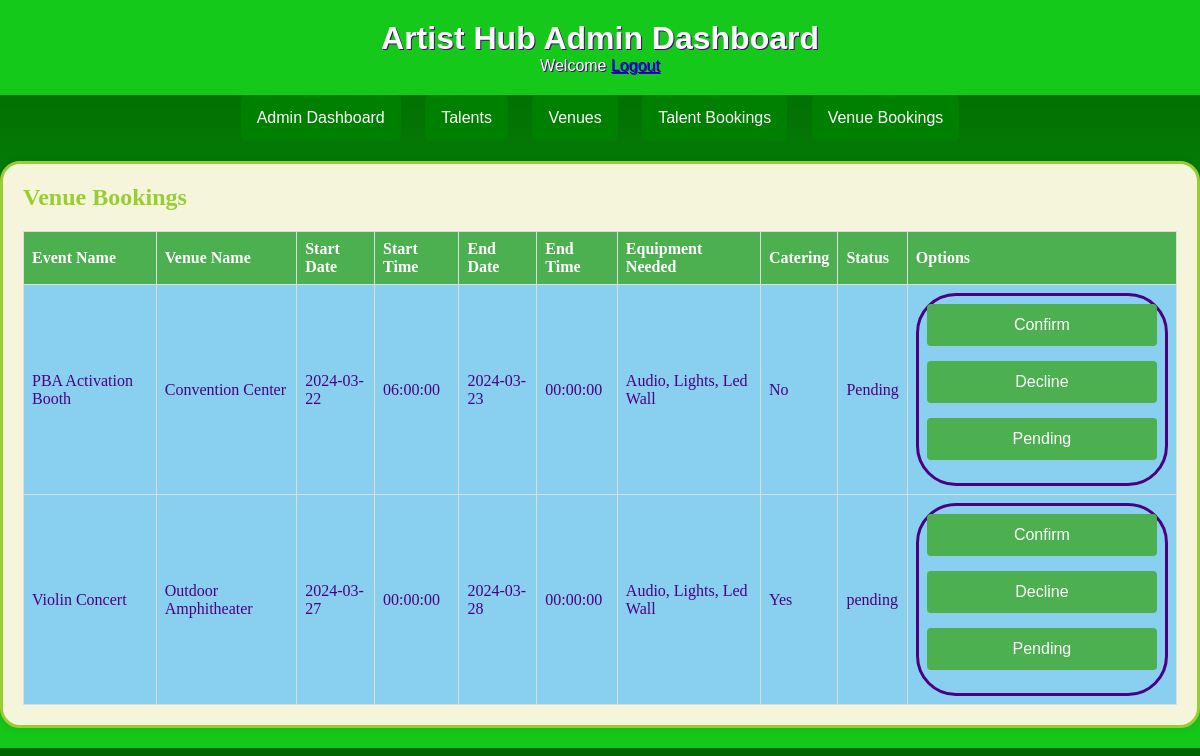
/admin_bookings2.php, run on the app's committed database.
### tables this page shows
CREATE TABLE `venues_bookings` (
  `venue_booking_id` int(11) NOT NULL,
  `event_name` varchar(255) NOT NULL,
  `venue_name` varchar(255) NOT NULL,
  `start_date` date NOT NULL,
  `start_time` time NOT NULL,
  `end_date` date NOT NULL,
  `end_time` time NOT NULL,
  `equipment_needed` text DEFAULT NULL,
  `catering` enum('Yes','No') NOT NULL,
  `status` varchar(20) NOT NULL,
  `person_inquiring` varchar(255) DEFAULT NULL,
  `title_role_affiliation` varchar(255) DEFAULT NULL,
  `contact_number` varchar(20) DEFAULT NULL,
  `date_of_booking` date DEFAULT NULL
);

### database.php (called while the page is built, shortened)
<?php
$host = "172.16.0.214";
$username = "group8";
$password = "123456";
$database = "group8";
$conn = new mysqli($host, $username, $password, $database);
function getVenueBookings() {
    global $conn;
    $sql = "SELECT * FROM venues_bookings LIMIT 10";
    $result = $conn->query($sql);
    if ($result) {
        $venueBookings = $result->fetch_all(MYSQLI_ASSOC);
        return $venueBookings;
    } else {
        echo "Error: " . $conn->error;
        return array();
    }
}
?>

### admin_bookings2.php (the view, shortened to what this page needs)
<?php
include_once 'database.php';
$venueBookings = getVenueBookings();
?>
<!DOCTYPE html>
<html lang="en">
<head>
    <link rel="stylesheet" href="style.css">
</head>
<body>
    <div class="header">
        <h1>Artist Hub Admin Dashboard</h1>
        <p>Welcome <a href="logout.php">Logout</a></p>
    </div>
    <header>
        <nav>
            <a href="admin_dashboard.php">Admin Dashboard</a>
            <a href="admin_talents.php">Talents</a>
            <a href="admin_venues.php">Venues</a>
            <a href="admin_bookings.php">Talent Bookings</a>
            <a href="admin_bookings2.php">Venue Bookings</a>
        </nav>
    </header>
<div class="container">
    <h2>Venue Bookings</h2>
    <table>
        <thead>
            <tr>
                <th>Event Name</th>
                <th>Venue Name</th>
                <th>Start Date</th>
                <th>Start Time</th>
                <th>End Date</th>
                <th>End Time</th>
                <th>Equipment Needed</th>
                <th>Catering</th>
                <th>Status</th>
                <th>Options</th>
            </tr>
        </thead>
        <tbody>
            <?php foreach ($venueBookings as $booking): ?>
                <tr>
                    <td><?php echo $booking['event_name']; ?></td>
                    <td><?php echo $booking['venue_name']; ?></td>
                    <td><?php echo $booking['start_date']; ?></td>
                    <td><?php echo $booking['start_time']; ?></td>
                    <td><?php echo $booking['end_date']; ?></td>
                    <td><?php echo $booking['end_time']; ?></td>
                    <td><?php echo $booking['equipment_needed']; ?></td>
                    <td><?php echo $booking['catering']; ?></td>
                    <td><?php echo $booking['status']; ?></td>
                    <td>
                    <form method="post" action="<?php echo htmlspecialchars($_SERVER["PHP_SELF"]); ?>">
                            <button type="button" onclick="updateStatus('<?php echo $booking['venue_booking_id']; ?>', 'approve')">Confirm</button>
                            <button type="button" onclick="updateStatus('<?php echo $booking['venue_booking_id']; ?>', 'decline')">Decline</button>
                            <button type="button" onclick="updateStatus('<?php echo $booking['venue_booking_id']; ?>', 'pending')">Pending</button>
                        </form>
                        </td>
                </tr>
            <?php endforeach; ?>
        </tbody>
    </table>
</div>
</body>
</html>

### style.css (style rules this page uses)
body, h1, h2, p, form { margin: 0; padding: 0; }
body { background: linear-gradient(to bottom, #006400, #14c91a); font-family: Arial, sans-serif; font-size: 16px; color: white; }
.header { background-color: #14c91a; padding: 20px; color: white; text-shadow: 1px 1px indigo; text-align: center; }
.container { max-width: 100%; margin: 20px auto; background-color: #F5F5DC; padding: 20px; border-radius: 20px; box-shadow: 0 0 10px rgba(0, 0, 0, 0.1); border-style: solid; color: yellowgreen; font-family: Georgia, serif; }
form { max-width: 400px; margin: 0 auto; font-family: Courier; font-size: 100%; padding: 8px; color: indigo; border-radius: 40px; border-style: solid; }
label, input, button { display: block; margin-bottom: 15px; color: blue; }
input, button { padding: 10px; width: 100%; box-sizing: border-box; }
button { background-color: #4CAF50; color: white; border: none; padding: 12px 20px; text-align: center; text-decoration: none; display: inline-block; font-size: 16px; border-radius: 4px; cursor: pointer; }
table { width: 100%; border-collapse: collapse; margin-top: 20px; }
th, td { border: 1px solid #ddd; padding: 8px; text-align: left; }
th { background-color: #4CAF50; color: white; }
td { background-color: #89CFF0; color: indigo; }
nav { text-align: center; margin-bottom: 20px; }
nav a { color: white; text-decoration: none; padding: 14px 16px; display: inline-block; margin: 0 10px; border-radius: 5px; background-color: #008000; }

### data on the page
venues_bookings: event_name "PBA Activation Booth", venue_name "Convention Center", start_date "2024-03-22", start_time "06:00:00", end_date "2024-03-23", end_time "00:00:00", equipment_needed "Audio, Lights, Led Wall", catering "No", status "Pending"
venues_bookings: event_name "Violin Concert", venue_name "Outdoor Amphitheater", start_date "2024-03-27", start_time "00:00:00", end_date "2024-03-28", end_time "00:00:00", equipment_needed "Audio, Lights, Led Wall", catering "Yes", status "pending"
